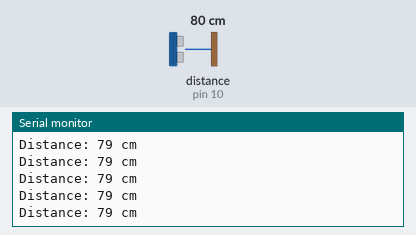
The sketch below on a simulated Arduino Uno, built with avr-gcc and run on an emulated ATmega328P. Parts: the last lines printed to the serial monitor. Wiring (inferred from the names in the program): ultrasonic range finder: trigger pin 9; echo pin 10. The test bench sets the inputs (shaded band); at power-on: distance to the obstacle (sensor on pin 10) 80 cm. The echo pulse lasts 58.3 µs per cm.

Above: at 1.2 s.
1.3 s: distance to the obstacle (sensor on pin 10) set to 2 cm
At 1.38 s:
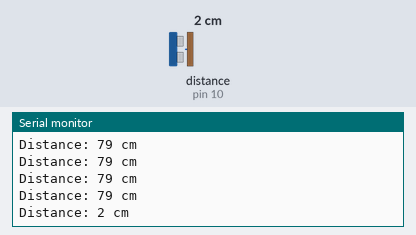
4.3 s: distance to the obstacle (sensor on pin 10) set to 250 cm
At 4.41 s:
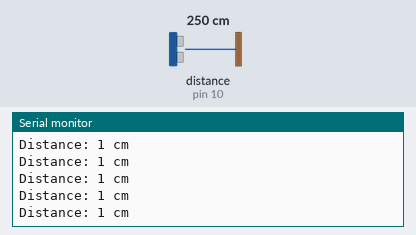
Timing chart, 0 to 7.3 s (numbered marks = the images above; inputs shaded):
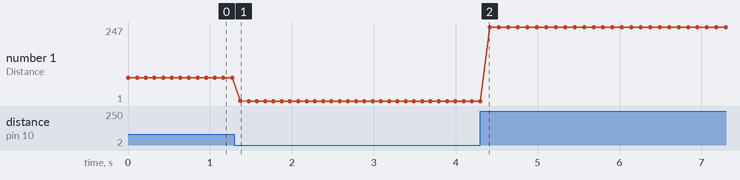

The sketch:

SR04_Example.ino
```cpp
// Define the pins connected to the sensor
const int trigPin = 9;
const int echoPin = 10;

// Variables to hold the duration of the echo and the calculated distance
long duration;
int distance;

void setup()
{
  // Configure the trigger pin as an output to send the pulse
  pinMode(trigPin, OUTPUT);
  // Configure the echo pin as an input to read the returning pulse
  pinMode(echoPin, INPUT);

  // Start serial communication to view results
  Serial.begin(9600);
}

void loop()
{
  // 1. Clear the trigPin to ensure a clean pulse
  digitalWrite(trigPin, LOW);
  delayMicroseconds(2);

  // 2. Send a 10-microsecond HIGH pulse to trigger the sensor
  digitalWrite(trigPin, HIGH);
  delayMicroseconds(10);
  digitalWrite(trigPin, LOW);

  // 3. Read the echoPin. pulseIn() returns the duration of the pulse in microseconds
  duration = pulseIn(echoPin, HIGH);

  // 4. Calculate the distance (in centimeters)
  // Speed of sound is ~0.034 centimeters per microsecond
  // We divide by 2 because the sound travels out AND back
  distance = duration * 0.034 / 2;

  // 5. Print the result to the Serial Monitor
  Serial.println("Distance: " + String(distance) + " cm");

  // Wait a short moment before taking the next measurement
  delay(100);
}
```

Measured:
- after the input at 1.3 s, the serial monitor: prints a new line after 0.07 s (image 1)
- plotted number 1: 79 → 1 after the input at 1.3 s, 1 → 247 after the input at 4.3 s
